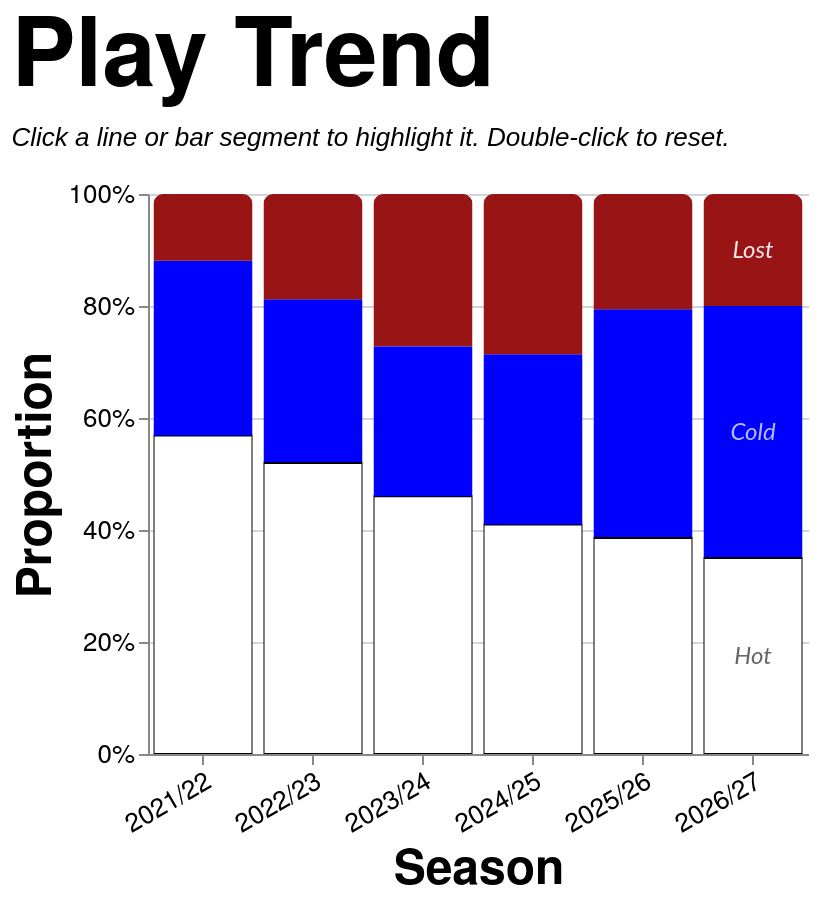

Write a Vega-Lite specification for this figure.
### Vega-Lite specification from a JSON file in a GitHub repository (floating-point values rounded to 4 significant figures; data arrays with more than 128 entries replaced by an {"elided": "..."} marker saying what was removed)
{"config": {"axis": {"labelFont": "PT Sans Narrow, Helvetica Neue, Helvetica, Arial, sans-serif", "titleFont": "PT Sans Narrow, Helvetica Neue, Helvetica, Arial, sans-serif", "labelFontSize": 13, "titleFontSize": 24, "gridColor": "#202947", "gridOpacity": 0.2, "zindex": 1}, "text": {"font": "Lato, sans-serif"}, "bar": {"cornerRadiusEnd": 5}, "header": {"labelFont": "PT Sans Narrow, Helvetica Neue, Helvetica, Arial, sans-serif", "titleFont": "PT Sans Narrow, Helvetica Neue, Helvetica, Arial, sans-serif", "labelFontSize": 24, "titleFontSize": 28, "labelFontWeight": "bold", "orient": "left"}, "legend": {"labelFont": "PT Sans Narrow, Helvetica Neue, Helvetica, Arial, sans-serif", "titleFont": "PT Sans Narrow, Helvetica Neue, Helvetica, Arial, sans-serif", "labelFontSize": 14, "titleFontSize": 16, "titlePadding": 5, "fillColor": "white", "strokeColor": "black", "padding": 10, "titleFontWeight": "lighter", "titleFontStyle": "italic", "titleColor": "gray", "offset": 10}, "title": {"font": "PT Sans Narrow, Helvetica Neue, Helvetica, Arial, sans-serif", "fontSize": 48, "fontWeight": "bold", "anchor": "start", "align": "center", "titlePadding": 20, "subtitlePadding": 10, "subtitleFontSize": 13, "subtitleColor": "", "subtitleFontStyle": "italic", "offset": 15, "color": "black"}, "axisX": {"labelAngle": 0}, "facet": {"title": null, "header": null, "align": {"row": "each", "column": "each"}, "spacing": 10}, "resolve": {"scale": {"y": "independent", "facet": "independent"}}, "background": "transparent", "scale": {"offsetBandPaddingOuter": 0.2, "offsetBandPaddingInner": 0.1}, "view": {"stroke": null, "background": "transparent"}}, "layer": [{"mark": {"type": "bar", "opacity": 0.85}, "encoding": {"color": {"field": "play", "legend": null, "scale": {"domain": ["Hot", "Cold", "Lost"], "range": ["white", "blue", "#991515"]}, "sort": ["Hot", "Cold", "Lost"], "type": "nominal"}, "opacity": {"condition": {"param": "param_14", "value": 1.0, "empty": true}, "value": 0.2}, "order": {"field": "stack_order", "sort": "ascending", "type": "quantitative"}, "stroke": {"field": "play", "legend": null, "scale": {"domain": ["Hot", "Cold", "Lost"], "range": ["black", "transparent", "transparent"]}, "type": "nominal"}, "tooltip": [{"field": "season", "title": "Season", "type": "nominal"}, {"field": "play", "title": "Play", "type": "nominal"}, {"field": "attempts", "format": ",.0f", "title": "Attempts", "type": "quantitative"}], "x": {"axis": {"labelAngle": -30}, "field": "season", "sort": ["2021/22", "2022/23", "2023/24", "2024/25", "2025/26", "2026/27"], "title": "Season", "type": "nominal"}, "y": {"axis": {"format": "%", "orient": "left"}, "field": "attempts", "stack": "normalize", "title": "Proportion", "type": "quantitative"}}, "name": "view_15", "transform": [{"filter": "(loSquad == 'All' || datum.squad == loSquad) && (loGameType == 'All' || (loGameType == 'League + Cup' && (datum.game_type == 'League' || datum.game_type == 'Cup')) || (loGameType == 'League only' && datum.game_type == 'League') || datum.game_type == loGameType) && (loThrower == 'All' || datum.thrower == loThrower) && (loJumper == 'All' || datum.jumper == loJumper) && (loArea == 'All' || datum.area == loArea) && (loNumbers == 'All' || datum.numbers == loNumbers)"}, {"aggregate": [{"op": "count", "as": "attempts"}, {"op": "sum", "field": "won", "as": "won"}], "groupby": ["season", "play"]}, {"calculate": "datum.play == 'Hot' ? 0 : datum.play == 'Cold' ? 1 : datum.play == 'Lost' ? 2 : 999", "as": "stack_order"}]}, {"mark": {"type": "text", "align": "center", "baseline": "middle", "fontSize": 12, "fontStyle": "italic"}, "encoding": {"color": {"field": "text_label_color", "legend": null, "scale": null, "type": "nominal"}, "opacity": {"condition": {"param": "param_14", "value": 0.9, "empty": true}, "value": 0.3}, "text": {"field": "play", "type": "nominal"}, "x": {"axis": {"labelAngle": -30}, "field": "season", "sort": ["2021/22", "2022/23", "2023/24", "2024/25", "2025/26", "2026/27"], "title": "Season", "type": "nominal"}, "y": {"field": "mid_y", "scale": {"domain": [0, 1]}, "type": "quantitative"}}, "transform": [{"filter": "(loSquad == 'All' || datum.squad == loSquad) && (loGameType == 'All' || (loGameType == 'League + Cup' && (datum.game_type == 'League' || datum.game_type == 'Cup')) || (loGameType == 'League only' && datum.game_type == 'League') || datum.game_type == loGameType) && (loThrower == 'All' || datum.thrower == loThrower) && (loJumper == 'All' || datum.jumper == loJumper) && (loArea == 'All' || datum.area == loArea) && (loNumbers == 'All' || datum.numbers == loNumbers)"}, {"aggregate": [{"op": "count", "as": "attempts"}, {"op": "sum", "field": "won", "as": "won"}], "groupby": ["season", "play"]}, {"calculate": "datum.play == 'Hot' ? 0 : datum.play == 'Cold' ? 1 : datum.play == 'Lost' ? 2 : 999", "as": "stack_order"}, {"joinaggregate": [{"op": "sum", "field": "attempts", "as": "season_total"}], "groupby": ["season"]}, {"calculate": "datum.attempts / datum.season_total", "as": "proportion"}, {"window": [{"op": "sum", "field": "proportion", "as": "cum_prop"}], "frame": [null, 0], "groupby": ["season"], "sort": [{"field": "stack_order", "order": "ascending"}]}, {"calculate": "datum.cum_prop - datum.proportion / 2", "as": "mid_y"}, {"calculate": "datum.play == 'Hot' ? '#555555' : datum.play == 'Cold' ? '#ccd0ff' : datum.play == 'Lost' ? 'white' : 'black'", "as": "text_label_color"}, {"calculate": "toNumber(split(datum.season, '/')[0])", "as": "season_order_num"}, {"window": [{"op": "row_number", "field": "", "as": "season_rank"}], "groupby": ["play"], "sort": [{"field": "season_order_num", "order": "descending"}]}, {"filter": "datum.season_rank == 1"}]}], "data": {"name": "data-e43753c4e564295a8a2bb987474335c8"}, "height": 280, "params": [{"name": "loSquad", "value": "All"}, {"name": "loSeason", "value": "All"}, {"name": "loGameType", "value": "All"}, {"name": "loThrower", "value": "All"}, {"name": "loJumper", "value": "All"}, {"name": "loArea", "value": "All"}, {"name": "loNumbers", "value": "All"}, {"name": "param_14", "select": {"type": "point", "clear": "dblclick", "fields": ["play"], "on": "click"}, "views": ["view_15"]}], "title": {"text": "Play Trend", "subtitle": "Click a line or bar segment to highlight it. Double-click to reset."}, "width": {"step": 55}, "$schema": "https://vega.github.io/schema/vega-lite/v5.20.1.json", "datasets": {"data-e43753c4e564295a8a2bb987474335c8": {"elided": "1324 records"}}}
